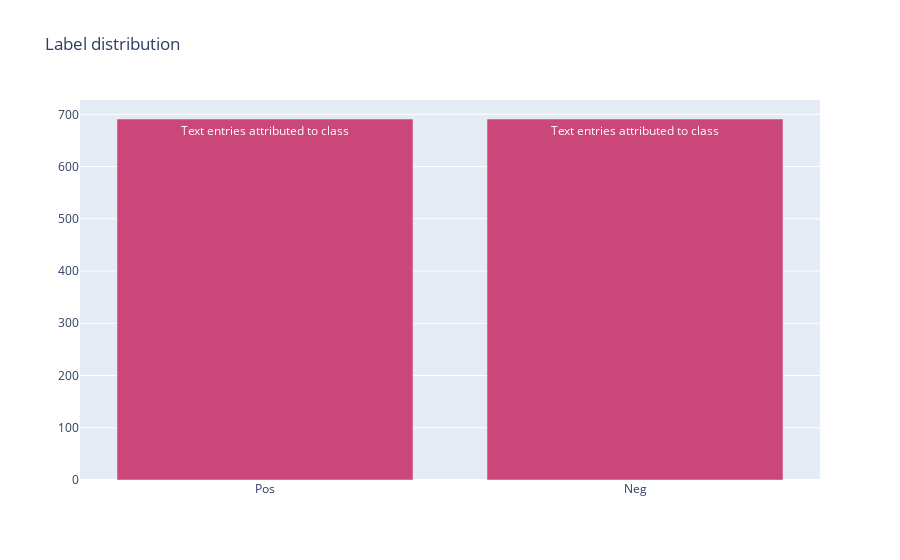

The notebook cell saved with this chart:
### Code cell
data = [go.Bar(
            x = df['class'].unique(),
            y = df['class'].value_counts().values,
            marker= dict(color = df['class'].value_counts().values),
            text='Text entries attributed to class')]

layout = go.Layout(title='Label distribution')
fig = go.Figure(data=data, layout=layout)
py.iplot(fig, filename='basic-bar')

### Figure 1 — Plotly figure (JSON) as saved in the notebook; plotly's stock layout.template omitted (floating-point values rounded to 4 significant figures)
{"data": [{"marker": {"color": [691, 691]}, "text": "Text entries attributed to class", "type": "bar", "x": ["Pos", "Neg"], "y": [691, 691]}], "layout": {"title": {"text": "Label distribution"}}}
